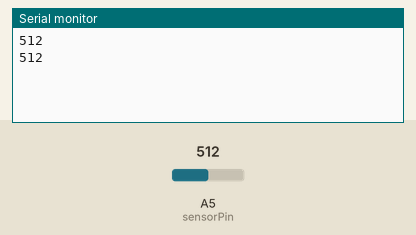
Bench run of a sketch on a simulated Arduino Uno, built with avr-gcc and run on an emulated ATmega328P. Shown: the last lines printed to the serial monitor. The inputs (shaded band) are chosen by the test bench; at power-on: A5 (sensorPin) = 512.

Above: at 1.8 s.
1.9 s: A5 (sensorPin) set to 716
At 2.4 s:
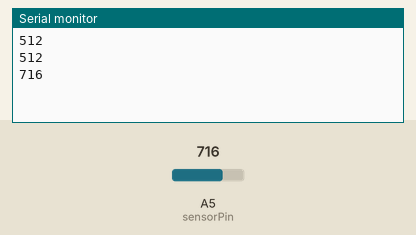
3.4 s: A5 (sensorPin) set to 900
At 4.8 s:
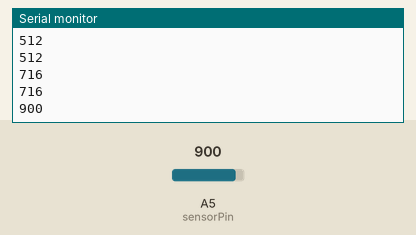
Timing chart, 0 to 6.4 s (numbered marks = the images above; inputs shaded):
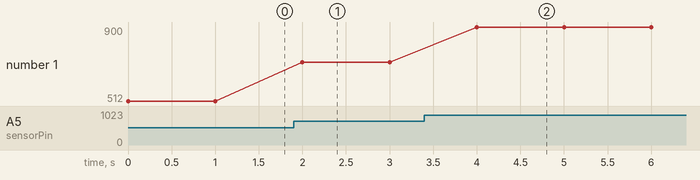

The sketch:

Practica_4_ENTRADA_ANAL_GICA.ino
```cpp
//PRACTICA4 ENTRADA ANALÓGICA carga descarga de condensador

int sensorPin=A5;//entrada analógica
int sensorValue=0;//variable para gaurdar el valor de la entrada A5


void setup() {

  Serial.begin(9600);//consola-monitor serie y serial plotter

}

void loop() {

  sensorValue= analogRead(sensorPin);
  Serial.println(sensorValue);
  delay(1000);

}
```

Measured:
- after the input at 1.9 s, the serial monitor: prints a new line after 0.10 s (image 1)
- after the input at 3.4 s, the serial monitor: prints a new line after 0.60 s (image 2)
- plotted number 1: 512 → 716 after the input at 1.9 s, 716 → 900 after the input at 3.4 s
